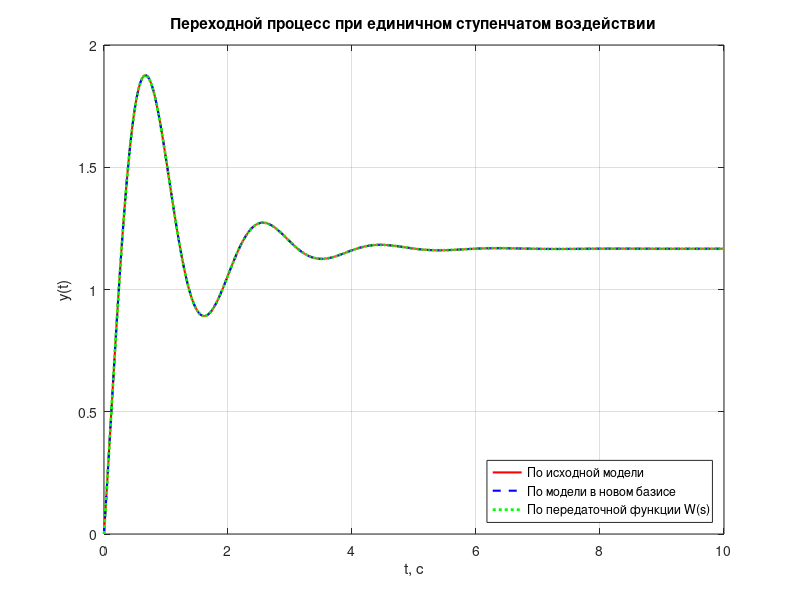
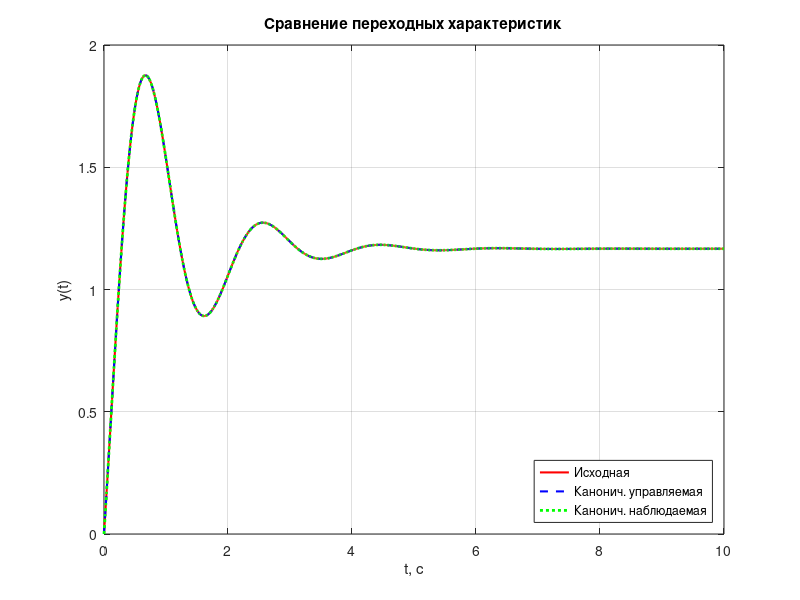

Recreate these plots in MATLAB, in order.
clear;
clc;
close all;

n = 2;
A  = [1, -15;
      1, -3];
B  = [2; 0];
CT = [2; 1];
C  = CT';      
M  = [5, 0;
      6, 2];

M_inv = inv(M);
A_new = M_inv * A * M;
B_new = M_inv * B;
C_new = C * M;

[num, den] = ss2tf(A, B, C, 0);
W_tf = tf(num, den);

[ya_num, ya_dem] = ss2tf(A_new, B_new, C_new, 0);
ya_W_tf = tf(ya_num, ya_dem);

t = 0:0.01:10;
sys_old = ss(A, B, C, 0);
sys_new = ss(A_new, B_new, C_new, 0);

[y_old, ~] = step(sys_old, t);
[y_new, ~] = step(sys_new, t);
[y_tf, ~] = step(W_tf, t);

fig1 = figure('Name','Переходные процессы (3 способа)','Color','w');
plot(t, y_old, 'r-', 'LineWidth', 1.5); hold on;
plot(t, y_new, 'b--', 'LineWidth', 1.5);
plot(t, y_tf, 'g:', 'LineWidth', 2);
grid on; xlabel('t, с'); ylabel('y(t)');
title('Переходной процесс при единичном ступенчатом воздействии');
legend('По исходной модели','По модели в новом базисе','По передаточной функции W(s)','Location','southeast');
saveas(fig1, 'Fig1_3methods.png');

b1 = num(2); b0 = num(3);
a1 = den(2); a0 = den(3);

Ac = [0 -a0; 1 -a1];
Bc = [1; 0];
Cc = [b1, b0 - a1*b1];

Ao = [0 1; -a0 -a1];
Bo = [b1; b0 - a1*b1];
Co = [1 0];

sys_c = ss(Ac, Bc, Cc, 0);
sys_o = ss(Ao, Bo, Co, 0);
y_c = step(sys_c, t);
y_o = step(sys_o, t);

fig2 = figure('Name','Канонические формы','Color','w');
plot(t, y_old, 'r-', 'LineWidth', 1.5); hold on;
plot(t, y_c, 'b--', 'LineWidth', 1.5);
plot(t, y_o, 'g:', 'LineWidth', 2);
grid on; xlabel('t, с'); ylabel('y(t)');
title('Сравнение переходных характеристик');
legend('Исходная','Канонич. управляемая','Канонич. наблюдаемая','Location','southeast');
saveas(fig2, 'Fig2_canonical.png');
